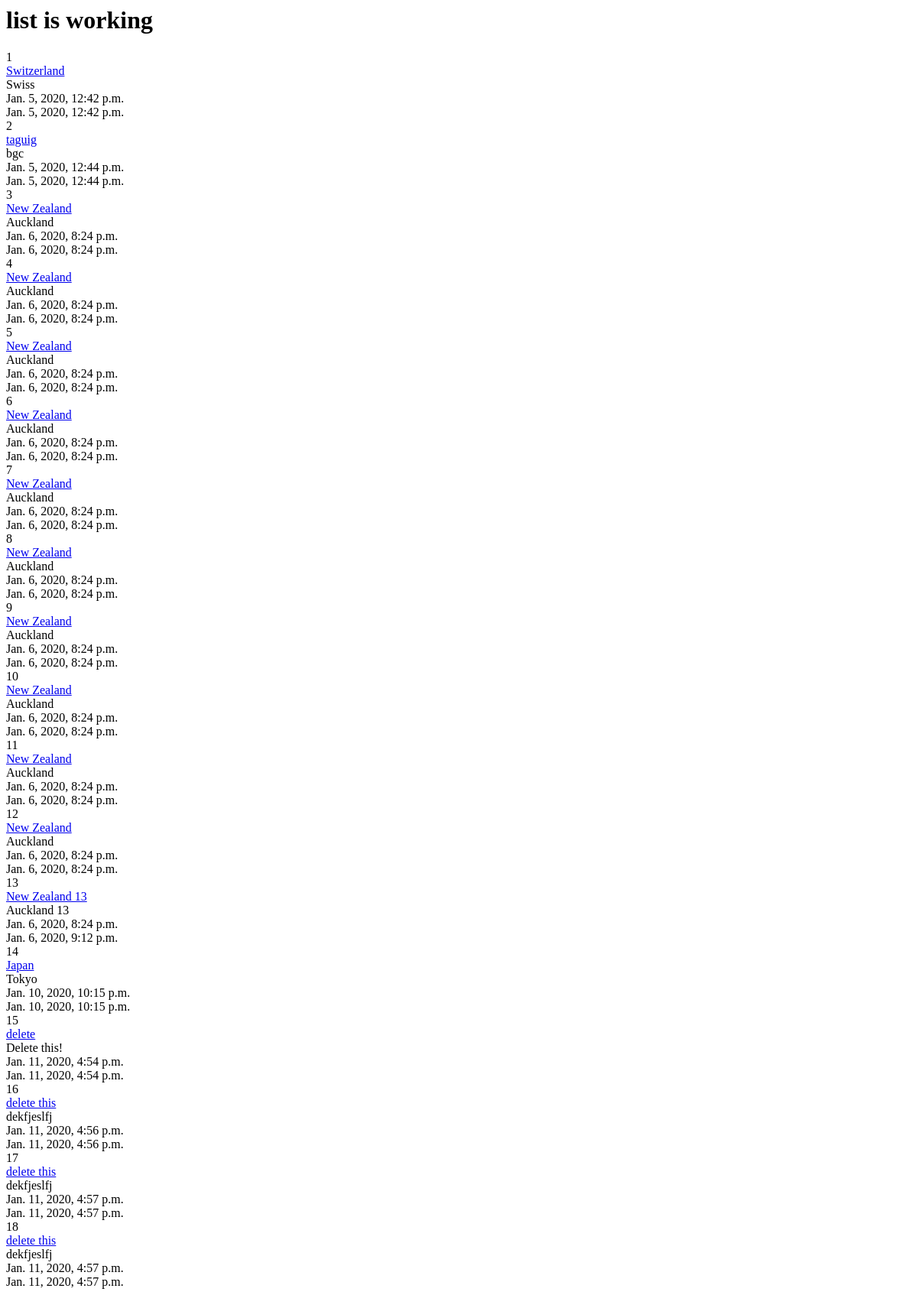
The app's page /posts/, older data.
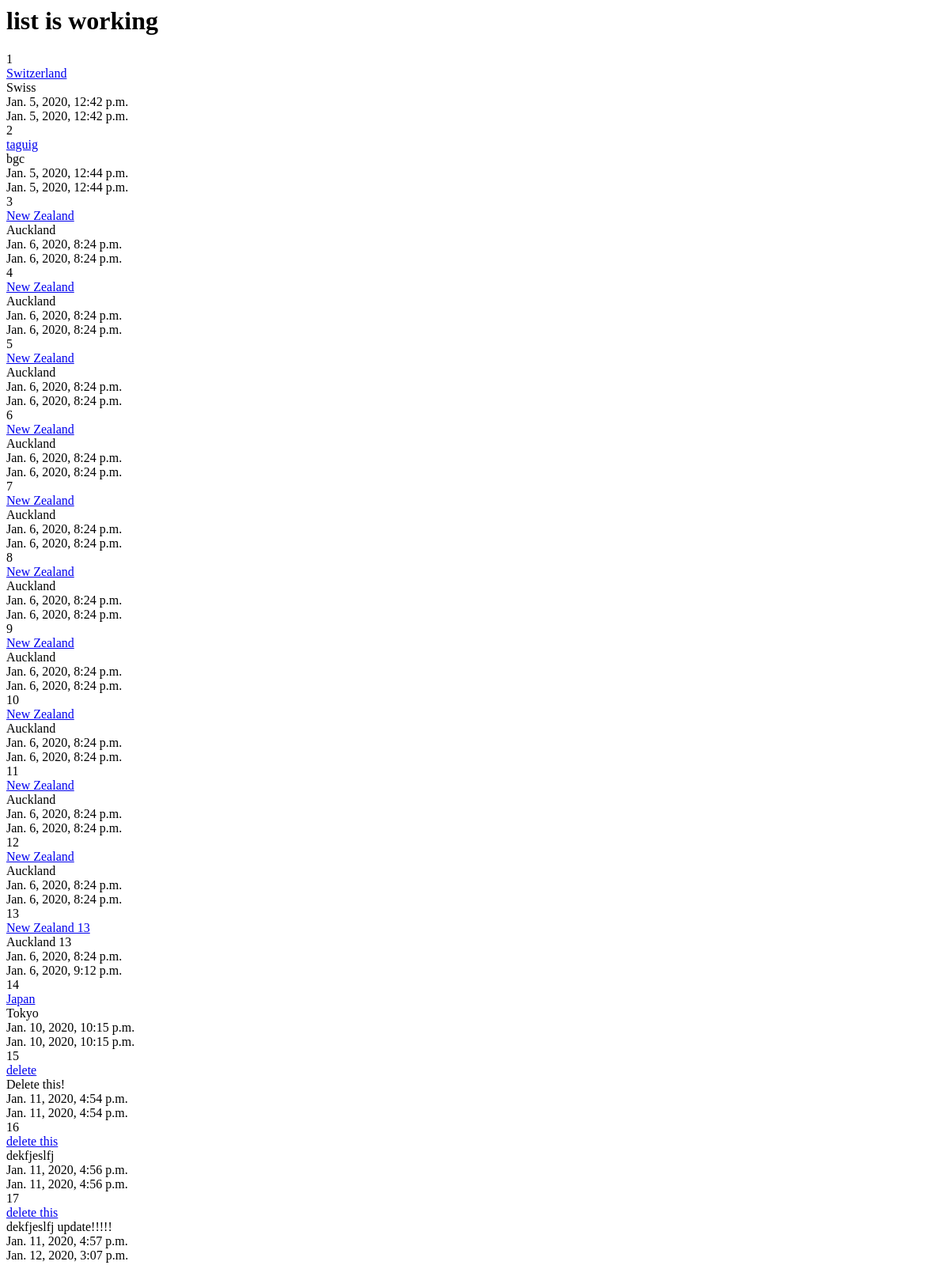
The same page, newer data.
### posts/models.py (models this page shows, shortened)
class Post(models.Model):
    title =  models.CharField(max_length=200)
    content = models.TextField()
    timestamp = models.DateTimeField(auto_now=False, auto_now_add=True)
    updated = models.DateTimeField(auto_now=True, auto_now_add=False)

### posts/views.py (the view)
# urls.py: path('', views.post_list, name="list"),
def post_list(request):
    queryset = Post.objects.all()
    context = {
    "object_list": queryset,
    "title": "list"
    }
    return render(request, "index.html", context)

### templates/index.html
<html>
<body>
<h1>{{ title }} is working </h1>
{% for entry in object_list %}
{{entry.id}}<br/>
<a href='/posts/{{entry.id}}/'> {{entry.title}} </a><br/>
{{entry.content}}<br/>
{{entry.timestamp}}<br/>
{{entry.updated}}<br/>
{% endfor %}
</body>
</html>

Row changes from the older to the newer data that the page shows:
removed Post: id "18", title "delete this", content "dekfjeslfj", timestamp "Jan. 11, 2020, 4:57 p.m.", updated "Jan. 11, 2020, 4:57 p.m."
changed Post id 17: content "dekfjeslfj" → "dekfjeslfj update!!!!!"; updated "Jan. 11, 2020, 4:57 p.m." → "Jan. 12, 2020, 3:07 p.m."
